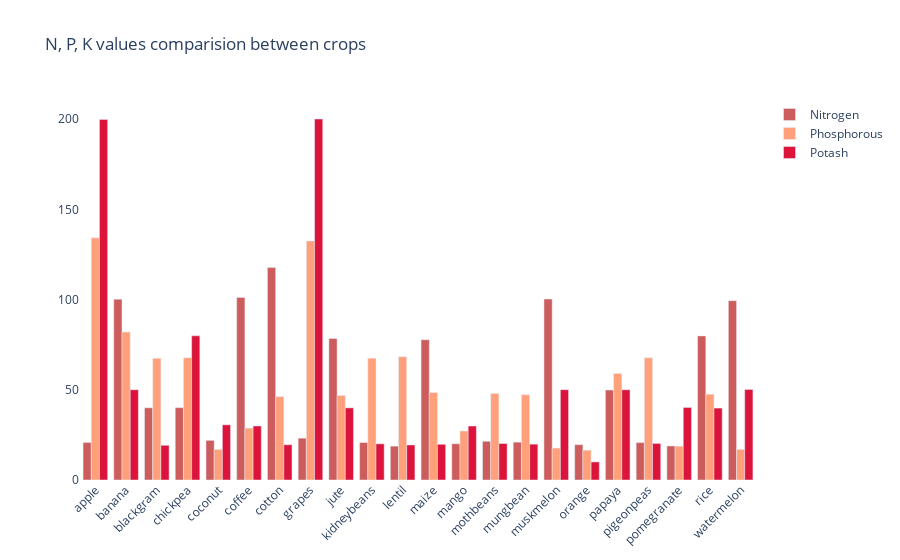

Notebook source saved alongside this figure:
### Markdown cell above
N, P, K values comparision between crops

### Code cell
fig = go.Figure()
fig.add_trace(go.Bar(
    x=crop_summary.index,
    y=crop_summary['N'],
    name='Nitrogen',
    marker_color='indianred'
))
fig.add_trace(go.Bar(
    x=crop_summary.index,
    y=crop_summary['P'],
    name='Phosphorous',
    marker_color='lightsalmon'
))
fig.add_trace(go.Bar(
    x=crop_summary.index,
    y=crop_summary['K'],
    name='Potash',
    marker_color='crimson'
))

fig.update_layout(title="N, P, K values comparision between crops",
                  plot_bgcolor='white',
                  barmode='group',
                  xaxis_tickangle=-45)

fig.show()

### Figure 1 — Plotly figure (JSON) as saved in the notebook; plotly's stock layout.template omitted (floating-point values rounded to 4 significant figures)
{"data": [{"marker": {"color": "indianred"}, "name": "Nitrogen", "type": "bar", "x": ["apple", "banana", "blackgram", "chickpea", "coconut", "coffee", "cotton", "grapes", "jute", "kidneybeans", "lentil", "maize", "mango", "mothbeans", "mungbean", "muskmelon", "orange", "papaya", "pigeonpeas", "pomegranate", "rice", "watermelon"], "y": [20.8, 100.2, 40.02, 40.09, 21.98, 101.2, 117.8, 23.18, 78.4, 20.75, 18.77, 77.76, 20.07, 21.44, 20.99, 100.3, 19.58, 49.88, 20.73, 18.87, 79.89, 99.42]}, {"marker": {"color": "lightsalmon"}, "name": "Phosphorous", "type": "bar", "x": ["apple", "banana", "blackgram", "chickpea", "coconut", "coffee", "cotton", "grapes", "jute", "kidneybeans", "lentil", "maize", "mango", "mothbeans", "mungbean", "muskmelon", "orange", "papaya", "pigeonpeas", "pomegranate", "rice", "watermelon"], "y": [134.2, 82.01, 67.47, 67.79, 16.93, 28.74, 46.24, 132.5, 46.86, 67.54, 68.36, 48.44, 27.18, 48.01, 47.28, 17.72, 16.55, 59.05, 67.73, 18.75, 47.58, 17]}, {"marker": {"color": "crimson"}, "name": "Potash", "type": "bar", "x": ["apple", "banana", "blackgram", "chickpea", "coconut", "coffee", "cotton", "grapes", "jute", "kidneybeans", "lentil", "maize", "mango", "mothbeans", "mungbean", "muskmelon", "orange", "papaya", "pigeonpeas", "pomegranate", "rice", "watermelon"], "y": [199.9, 50.05, 19.24, 79.92, 30.59, 29.94, 19.56, 200.1, 39.99, 20.05, 19.41, 19.79, 29.92, 20.23, 19.87, 50.08, 10.01, 50.04, 20.29, 40.21, 39.87, 50.22]}], "layout": {"barmode": "group", "plot_bgcolor": "white", "title": {"text": "N, P, K values comparision between crops"}, "xaxis": {"tickangle": -45}}}
